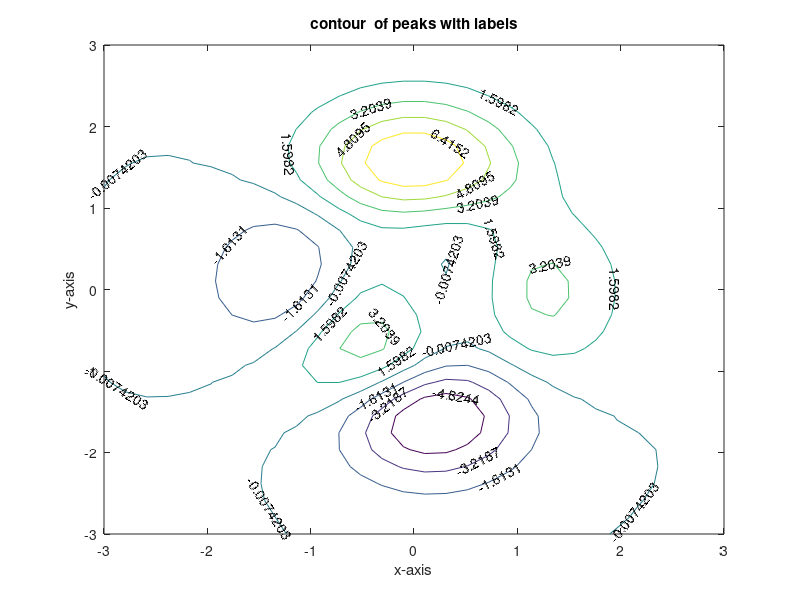

MATLAB code to generate this figure:
       [x,y,z]=peaks(30);
        cs=contour(x,y,z,8);
        clabel(cs) 
        xlabel('x-axis'),    ylabel('y-axis')
        title('contour  of peaks with labels')
